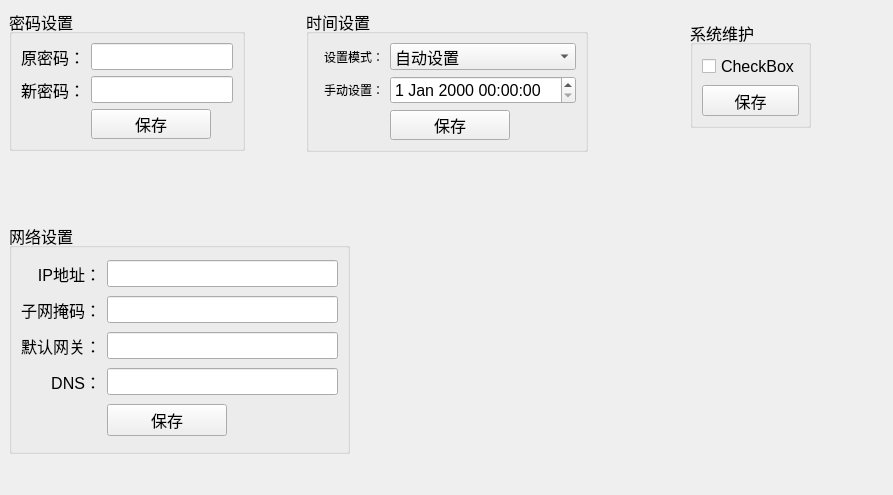
<?xml version="1.0" encoding="UTF-8"?>
<ui version="4.0">
 <class>SystemSettingDlg</class>
 <widget class="QWidget" name="SystemSettingDlg">
  <property name="geometry">
   <rect>
    <x>0</x>
    <y>0</y>
    <width>893</width>
    <height>495</height>
   </rect>
  </property>
  <property name="windowTitle">
   <string>Form</string>
  </property>
  <widget class="QGroupBox" name="groupBox">
   <property name="geometry">
    <rect>
     <x>9</x>
     <y>9</y>
     <width>236</width>
     <height>142</height>
    </rect>
   </property>
   <property name="font">
    <font>
     <pointsize>12</pointsize>
    </font>
   </property>
   <property name="styleSheet">
    <string notr="true"/>
   </property>
   <property name="title">
    <string>密码设置</string>
   </property>
   <layout class="QGridLayout" name="gridLayout">
    <item row="0" column="0">
     <widget class="QLabel" name="label">
      <property name="text">
       <string>原密码：</string>
      </property>
      <property name="alignment">
       <set>Qt::AlignRight|Qt::AlignTrailing|Qt::AlignVCenter</set>
      </property>
     </widget>
    </item>
    <item row="0" column="1">
     <widget class="QLineEdit" name="lineEdit"/>
    </item>
    <item row="1" column="0">
     <widget class="QLabel" name="label_2">
      <property name="text">
       <string>新密码：</string>
      </property>
      <property name="alignment">
       <set>Qt::AlignRight|Qt::AlignTrailing|Qt::AlignVCenter</set>
      </property>
     </widget>
    </item>
    <item row="1" column="1">
     <widget class="QLineEdit" name="lineEdit_2"/>
    </item>
    <item row="2" column="1">
     <widget class="QPushButton" name="pushButton_2">
      <property name="maximumSize">
       <size>
        <width>120</width>
        <height>16777215</height>
       </size>
      </property>
      <property name="text">
       <string>保存</string>
      </property>
     </widget>
    </item>
   </layout>
  </widget>
  <widget class="QGroupBox" name="groupBox_2">
   <property name="geometry">
    <rect>
     <x>306</x>
     <y>9</y>
     <width>282</width>
     <height>143</height>
    </rect>
   </property>
   <property name="font">
    <font>
     <pointsize>12</pointsize>
    </font>
   </property>
   <property name="title">
    <string>时间设置</string>
   </property>
   <layout class="QGridLayout" name="gridLayout_2">
    <item row="1" column="0">
     <widget class="QLabel" name="label_4">
      <property name="font">
       <font>
        <pointsize>9</pointsize>
       </font>
      </property>
      <property name="text">
       <string>手动设置：</string>
      </property>
      <property name="alignment">
       <set>Qt::AlignRight|Qt::AlignTrailing|Qt::AlignVCenter</set>
      </property>
     </widget>
    </item>
    <item row="1" column="1">
     <widget class="QDateTimeEdit" name="dateTimeEdit"/>
    </item>
    <item row="0" column="0">
     <widget class="QLabel" name="label_3">
      <property name="font">
       <font>
        <pointsize>9</pointsize>
       </font>
      </property>
      <property name="text">
       <string>设置模式：</string>
      </property>
      <property name="alignment">
       <set>Qt::AlignRight|Qt::AlignTrailing|Qt::AlignVCenter</set>
      </property>
     </widget>
    </item>
    <item row="0" column="1">
     <widget class="QComboBox" name="comboBox">
      <item>
       <property name="text">
        <string>自动设置</string>
       </property>
      </item>
      <item>
       <property name="text">
        <string>手动设置</string>
       </property>
      </item>
     </widget>
    </item>
    <item row="2" column="1">
     <widget class="QPushButton" name="pushButton_7">
      <property name="maximumSize">
       <size>
        <width>120</width>
        <height>16777215</height>
       </size>
      </property>
      <property name="text">
       <string>保存</string>
      </property>
     </widget>
    </item>
   </layout>
  </widget>
  <widget class="QGroupBox" name="groupBox_3">
   <property name="geometry">
    <rect>
     <x>690</x>
     <y>20</y>
     <width>121</width>
     <height>108</height>
    </rect>
   </property>
   <property name="font">
    <font>
     <pointsize>12</pointsize>
    </font>
   </property>
   <property name="title">
    <string>系统维护</string>
   </property>
   <layout class="QGridLayout" name="gridLayout_3">
    <item row="0" column="0">
     <widget class="QCheckBox" name="checkBox">
      <property name="text">
       <string>CheckBox</string>
      </property>
     </widget>
    </item>
    <item row="1" column="0">
     <widget class="QPushButton" name="pushButton">
      <property name="maximumSize">
       <size>
        <width>120</width>
        <height>16777215</height>
       </size>
      </property>
      <property name="text">
       <string>保存</string>
      </property>
     </widget>
    </item>
   </layout>
  </widget>
  <widget class="QGroupBox" name="groupBox_4">
   <property name="geometry">
    <rect>
     <x>9</x>
     <y>223</y>
     <width>341</width>
     <height>231</height>
    </rect>
   </property>
   <property name="font">
    <font>
     <pointsize>12</pointsize>
    </font>
   </property>
   <property name="title">
    <string>网络设置</string>
   </property>
   <layout class="QGridLayout" name="gridLayout_4">
    <item row="2" column="1">
     <widget class="QLineEdit" name="lineEdit_5"/>
    </item>
    <item row="0" column="0">
     <widget class="QLabel" name="label_5">
      <property name="text">
       <string>IP地址：</string>
      </property>
      <property name="alignment">
       <set>Qt::AlignRight|Qt::AlignTrailing|Qt::AlignVCenter</set>
      </property>
     </widget>
    </item>
    <item row="0" column="1">
     <widget class="QLineEdit" name="lineEdit_3"/>
    </item>
    <item row="1" column="0">
     <widget class="QLabel" name="label_6">
      <property name="text">
       <string>子网掩码：</string>
      </property>
      <property name="alignment">
       <set>Qt::AlignRight|Qt::AlignTrailing|Qt::AlignVCenter</set>
      </property>
     </widget>
    </item>
    <item row="1" column="1">
     <widget class="QLineEdit" name="lineEdit_4"/>
    </item>
    <item row="6" column="1">
     <widget class="QPushButton" name="pushButton_4">
      <property name="maximumSize">
       <size>
        <width>120</width>
        <height>16777215</height>
       </size>
      </property>
      <property name="text">
       <string>保存</string>
      </property>
     </widget>
    </item>
    <item row="2" column="0">
     <widget class="QLabel" name="label_7">
      <property name="text">
       <string>默认网关：</string>
      </property>
      <property name="alignment">
       <set>Qt::AlignRight|Qt::AlignTrailing|Qt::AlignVCenter</set>
      </property>
     </widget>
    </item>
    <item row="4" column="0">
     <widget class="QLabel" name="label_8">
      <property name="text">
       <string>DNS：</string>
      </property>
      <property name="alignment">
       <set>Qt::AlignRight|Qt::AlignTrailing|Qt::AlignVCenter</set>
      </property>
     </widget>
    </item>
    <item row="4" column="1">
     <widget class="QLineEdit" name="lineEdit_6"/>
    </item>
   </layout>
  </widget>
  <widget class="QWidget" name="smtpWid" native="true">
   <property name="geometry">
    <rect>
     <x>490</x>
     <y>220</y>
     <width>371</width>
     <height>251</height>
    </rect>
   </property>
  </widget>
 </widget>
 <resources/>
 <connections/>
</ui>
